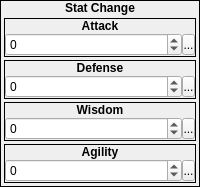
                <widget class="QFrame" name="frame_146">
                 <property name="sizePolicy">
                  <sizepolicy hsizetype="Preferred" vsizetype="Fixed">
                   <horstretch>0</horstretch>
                   <verstretch>0</verstretch>
                  </sizepolicy>
                 </property>
                 <property name="focusPolicy">
                  <enum>Qt::ClickFocus</enum>
                 </property>
                 <property name="frameShape">
                  <enum>QFrame::Box</enum>
                 </property>
                 <property name="frameShadow">
                  <enum>QFrame::Plain</enum>
                 </property>
                 <layout class="QVBoxLayout" name="verticalLayout_267">
                  <property name="spacing">
                   <number>0</number>
                  </property>
                  <property name="margin">
                   <number>0</number>
                  </property>
                  <item>
                   <widget class="QLabel" name="label_202">
                    <property name="sizePolicy">
                     <sizepolicy hsizetype="Preferred" vsizetype="Fixed">
                      <horstretch>0</horstretch>
                      <verstretch>0</verstretch>
                     </sizepolicy>
                    </property>
                    <property name="font">
                     <font>
                      <weight>75</weight>
                      <bold>true</bold>
                     </font>
                    </property>
                    <property name="focusPolicy">
                     <enum>Qt::ClickFocus</enum>
                    </property>
                    <property name="text">
                     <string>Stat Change</string>
                    </property>
                    <property name="alignment">
                     <set>Qt::AlignCenter</set>
                    </property>
                   </widget>
                  </item>
                  <item>
                   <widget class="QWidget" name="widget_160" native="true">
                    <property name="focusPolicy">
                     <enum>Qt::ClickFocus</enum>
                    </property>
                    <layout class="QVBoxLayout" name="verticalLayout_268">
                     <property name="spacing">
                      <number>3</number>
                     </property>
                     <property name="margin">
                      <number>3</number>
                     </property>
                     <item>
                      <widget class="QFrame" name="frame_147">
                       <property name="focusPolicy">
                        <enum>Qt::ClickFocus</enum>
                       </property>
                       <property name="frameShape">
                        <enum>QFrame::Box</enum>
                       </property>
                       <property name="frameShadow">
                        <enum>QFrame::Plain</enum>
                       </property>
                       <layout class="QVBoxLayout" name="verticalLayout_269">
                        <property name="spacing">
                         <number>0</number>
                        </property>
                        <property name="margin">
                         <number>0</number>
                        </property>
                        <item>
                         <widget class="QLabel" name="label_203">
                          <property name="sizePolicy">
                           <sizepolicy hsizetype="Preferred" vsizetype="Fixed">
                            <horstretch>0</horstretch>
                            <verstretch>0</verstretch>
                           </sizepolicy>
                          </property>
                          <property name="font">
                           <font>
                            <weight>75</weight>
                            <bold>true</bold>
                           </font>
                          </property>
                          <property name="focusPolicy">
                           <enum>Qt::ClickFocus</enum>
                          </property>
                          <property name="text">
                           <string>Attack</string>
                          </property>
                          <property name="alignment">
                           <set>Qt::AlignCenter</set>
                          </property>
                         </widget>
                        </item>
                        <item>
                         <widget class="QWidget" name="widget_161" native="true">
                          <property name="focusPolicy">
                           <enum>Qt::ClickFocus</enum>
                          </property>
                          <layout class="QHBoxLayout" name="horizontalLayout_127">
                           <property name="spacing">
                            <number>0</number>
                           </property>
                           <property name="margin">
                            <number>0</number>
                           </property>
                           <item>
                            <widget class="QSpinBox" name="equipment_sbAttackChange">
                             <property name="focusPolicy">
                              <enum>Qt::ClickFocus</enum>
                             </property>
                             <property name="minimum">
                              <number>-500</number>
                             </property>
                             <property name="maximum">
                              <number>500</number>
                             </property>
                            </widget>
                           </item>
                           <item>
                            <widget class="SpinBoxSideButton" name="equipment_bAttackChangeSpinButton">
                             <property name="minimumSize">
                              <size>
                               <width>13</width>
                               <height>21</height>
                              </size>
                             </property>
                             <property name="maximumSize">
                              <size>
                               <width>13</width>
                               <height>21</height>
                              </size>
                             </property>
                             <property name="focusPolicy">
                              <enum>Qt::ClickFocus</enum>
                             </property>
                             <property name="text">
                              <string>...</string>
                             </property>
                             <property name="icon">
                              <iconset resource="gui_icons.qrc">
                               <normaloff>:/icons/spinBoxSideButton.png</normaloff>:/icons/spinBoxSideButton.png</iconset>
                             </property>
                             <property name="iconSize">
                              <size>
                               <width>8</width>
                               <height>16</height>
                              </size>
                             </property>
                            </widget>
                           </item>
                          </layout>
                         </widget>
                        </item>
                       </layout>
                      </widget>
                     </item>
                     <item>
                      <widget class="QFrame" name="frame_148">
                       <property name="focusPolicy">
                        <enum>Qt::ClickFocus</enum>
                       </property>
                       <property name="frameShape">
                        <enum>QFrame::Box</enum>
                       </property>
                       <property name="frameShadow">
                        <enum>QFrame::Plain</enum>
                       </property>
                       <layout class="QVBoxLayout" name="verticalLayout_270">
                        <property name="spacing">
                         <number>0</number>
                        </property>
                        <property name="margin">
                         <number>0</number>
                        </property>
                        <item>
                         <widget class="QLabel" name="label_204">
                          <property name="sizePolicy">
                           <sizepolicy hsizetype="Preferred" vsizetype="Fixed">
                            <horstretch>0</horstretch>
                            <verstretch>0</verstretch>
                           </sizepolicy>
                          </property>
                          <property name="font">
                           <font>
                            <weight>75</weight>
                            <bold>true</bold>
                           </font>
                          </property>
                          <property name="focusPolicy">
                           <enum>Qt::ClickFocus</enum>
                          </property>
                          <property name="text">
                           <string>Defense</string>
                          </property>
                          <property name="alignment">
                           <set>Qt::AlignCenter</set>
                          </property>
                         </widget>
                        </item>
                        <item>
                         <widget class="QWidget" name="widget_162" native="true">
                          <property name="focusPolicy">
                           <enum>Qt::ClickFocus</enum>
                          </property>
                          <layout class="QHBoxLayout" name="horizontalLayout_128">
                           <property name="spacing">
                            <number>0</number>
                           </property>
                           <property name="margin">
                            <number>0</number>
                           </property>
                           <item>
                            <widget class="QSpinBox" name="equipment_sbDefenseChange">
                             <property name="focusPolicy">
                              <enum>Qt::ClickFocus</enum>
                             </property>
                             <property name="minimum">
                              <number>-500</number>
                             </property>
                             <property name="maximum">
                              <number>500</number>
                             </property>
                            </widget>
                           </item>
                           <item>
                            <widget class="SpinBoxSideButton" name="equipment_bDefenseChangeSpinButton">
                             <property name="minimumSize">
                              <size>
                               <width>13</width>
                               <height>21</height>
                              </size>
                             </property>
                             <property name="maximumSize">
                              <size>
                               <width>13</width>
                               <height>21</height>
                              </size>
                             </property>
                             <property name="focusPolicy">
                              <enum>Qt::ClickFocus</enum>
                             </property>
                             <property name="text">
                              <string>...</string>
                             </property>
                             <property name="icon">
                              <iconset resource="gui_icons.qrc">
                               <normaloff>:/icons/spinBoxSideButton.png</normaloff>:/icons/spinBoxSideButton.png</iconset>
                             </property>
                             <property name="iconSize">
                              <size>
                               <width>8</width>
                               <height>16</height>
                              </size>
                             </property>
                            </widget>
                           </item>
                          </layout>
                         </widget>
                        </item>
                       </layout>
                      </widget>
                     </item>
                     <item>
                      <widget class="QFrame" name="frame_149">
                       <property name="focusPolicy">
                        <enum>Qt::ClickFocus</enum>
                       </property>
                       <property name="frameShape">
                        <enum>QFrame::Box</enum>
                       </property>
                       <property name="frameShadow">
                        <enum>QFrame::Plain</enum>
                       </property>
                       <layout class="QVBoxLayout" name="verticalLayout_271">
                        <property name="spacing">
                         <number>0</number>
                        </property>
                        <property name="margin">
                         <number>0</number>
                        </property>
                        <item>
                         <widget class="QLabel" name="label_205">
                          <property name="sizePolicy">
                           <sizepolicy hsizetype="Preferred" vsizetype="Fixed">
                            <horstretch>0</horstretch>
                            <verstretch>0</verstretch>
                           </sizepolicy>
                          </property>
                          <property name="font">
                           <font>
                            <weight>75</weight>
                            <bold>true</bold>
                           </font>
                          </property>
                          <property name="focusPolicy">
                           <enum>Qt::ClickFocus</enum>
                          </property>
                          <property name="text">
                           <string>Wisdom</string>
                          </property>
                          <property name="alignment">
                           <set>Qt::AlignCenter</set>
                          </property>
                         </widget>
                        </item>
                        <item>
                         <widget class="QWidget" name="widget_163" native="true">
                          <property name="focusPolicy">
                           <enum>Qt::ClickFocus</enum>
                          </property>
                          <layout class="QHBoxLayout" name="horizontalLayout_129">
                           <property name="spacing">
                            <number>0</number>
                           </property>
                           <property name="margin">
                            <number>0</number>
                           </property>
                           <item>
                            <widget class="QSpinBox" name="equipment_sbWisdomChange">
                             <property name="focusPolicy">
                              <enum>Qt::ClickFocus</enum>
                             </property>
                             <property name="minimum">
                              <number>-500</number>
                             </property>
                             <property name="maximum">
                              <number>500</number>
                             </property>
                            </widget>
                           </item>
                           <item>
                            <widget class="SpinBoxSideButton" name="equipment_bWisdomChangeSpinButton">
                             <property name="minimumSize">
                              <size>
                               <width>13</width>
                               <height>21</height>
                              </size>
                             </property>
                             <property name="maximumSize">
                              <size>
                               <width>13</width>
                               <height>21</height>
                              </size>
                             </property>
                             <property name="focusPolicy">
                              <enum>Qt::ClickFocus</enum>
                             </property>
                             <property name="text">
                              <string>...</string>
                             </property>
                             <property name="icon">
                              <iconset resource="gui_icons.qrc">
                               <normaloff>:/icons/spinBoxSideButton.png</normaloff>:/icons/spinBoxSideButton.png</iconset>
                             </property>
                             <property name="iconSize">
                              <size>
                               <width>8</width>
                               <height>16</height>
                              </size>
                             </property>
                            </widget>
                           </item>
                          </layout>
                         </widget>
                        </item>
                       </layout>
                      </widget>
                     </item>
                     <item>
                      <widget class="QFrame" name="frame_150">
                       <property name="focusPolicy">
                        <enum>Qt::ClickFocus</enum>
                       </property>
                       <property name="frameShape">
                        <enum>QFrame::Box</enum>
                       </property>
                       <property name="frameShadow">
                        <enum>QFrame::Plain</enum>
                       </property>
                       <layout class="QVBoxLayout" name="verticalLayout_272">
                        <property name="spacing">
                         <number>0</number>
                        </property>
                        <property name="margin">
                         <number>0</number>
                        </property>
                        <item>
                         <widget class="QLabel" name="label_206">
                          <property name="sizePolicy">
                           <sizepolicy hsizetype="Preferred" vsizetype="Fixed">
                            <horstretch>0</horstretch>
                            <verstretch>0</verstretch>
                           </sizepolicy>
                          </property>
                          <property name="font">
                           <font>
                            <weight>75</weight>
                            <bold>true</bold>
                           </font>
                          </property>
                          <property name="focusPolicy">
                           <enum>Qt::ClickFocus</enum>
                          </property>
                          <property name="text">
                           <string>Agility</string>
                          </property>
                          <property name="alignment">
                           <set>Qt::AlignCenter</set>
                          </property>
                         </widget>
                        </item>
                        <item>
                         <widget class="QWidget" name="widget_164" native="true">
                          <property name="focusPolicy">
                           <enum>Qt::ClickFocus</enum>
                          </property>
                          <layout class="QHBoxLayout" name="horizontalLayout_130">
                           <property name="spacing">
                            <number>0</number>
                           </property>
                           <property name="margin">
                            <number>0</number>
                           </property>
                           <item>
                            <widget class="QSpinBox" name="equipment_sbAgilityChange">
                             <property name="focusPolicy">
                              <enum>Qt::ClickFocus</enum>
                             </property>
                             <property name="minimum">
                              <number>-500</number>
                             </property>
                             <property name="maximum">
                              <number>500</number>
                             </property>
                            </widget>
                           </item>
                           <item>
                            <widget class="SpinBoxSideButton" name="equipment_bAgilityChangeSpinButton">
                             <property name="minimumSize">
                              <size>
                               <width>13</width>
                               <height>21</height>
                              </size>
                             </property>
                             <property name="maximumSize">
                              <size>
                               <width>13</width>
                               <height>21</height>
                              </size>
                             </property>
                             <property name="focusPolicy">
                              <enum>Qt::ClickFocus</enum>
                             </property>
                             <property name="text">
                              <string>...</string>
                             </property>
                             <property name="icon">
                              <iconset resource="gui_icons.qrc">
                               <normaloff>:/icons/spinBoxSideButton.png</normaloff>:/icons/spinBoxSideButton.png</iconset>
                             </property>
                             <property name="iconSize">
                              <size>
                               <width>8</width>
                               <height>16</height>
                              </size>
                             </property>
                            </widget>
                           </item>
                          </layout>
                         </widget>
                        </item>
                       </layout>
                      </widget>
                     </item>
                    </layout>
                   </widget>
                  </item>
                 </layout>
                </widget>
